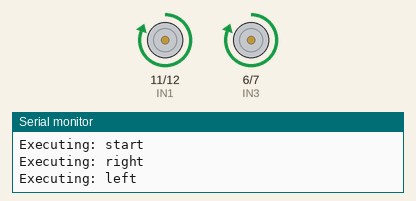
The sketch below on a simulated Arduino Uno, built with avr-gcc and run on an emulated ATmega328P. Shown: motor-driver pin pairs drawn as motors (green arrow = first pin HIGH = forward, orange = second pin HIGH = backward, longer = more drive, scaled by the enable pin), the last lines printed to the serial monitor.

Above: at 2.7 s.
At 3.3 s:
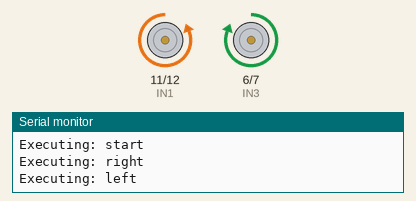
At 7.9 s:
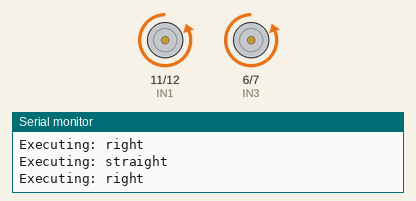
At 13.7 s:
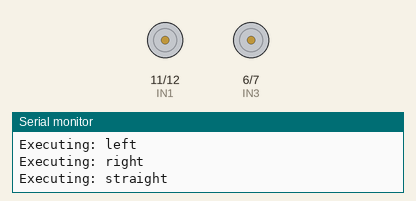
Timing chart, 0 to 15.2 s (numbered marks = the images above):
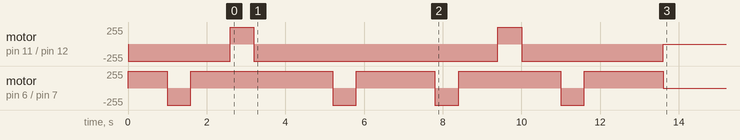

The sketch:

only_movement_NO_COMPASS_2.ino
```cpp
#include <Adafruit_HMC5883_U.h>

#include <SPI.h>
#include <Wire.h>
#include <HMC5883L.h>
//#include <MFRC522.h>

#define LINESENSOR1 A2
#define LINESENSOR2 A1
#define LINESENSOR3 A3

// Motor Driver Pins

#define ENA A3
#define ENB A5
#define IN1 11
#define IN2 12
#define IN3 6
#define IN4 7

#define motorSpeed 130
#define COMMANDS_LENGTH 4

// Function prototype for pathSequence()
const char** pathSequence(int &size);

// Motor control functions
void moveStraight() {
    analogWrite(ENA, motorSpeed);
    analogWrite(ENB, motorSpeed+25);
    digitalWrite(IN2, HIGH);
    digitalWrite(IN3, HIGH);
    digitalWrite(IN1, LOW);
    digitalWrite(IN4, LOW);

    delay(500);

}

void turnLeft() {
    analogWrite(ENA, motorSpeed);
    analogWrite(ENB, motorSpeed + 20);
    digitalWrite(IN1, HIGH);
    digitalWrite(IN3, HIGH);
    digitalWrite(IN2, LOW);
    digitalWrite(IN4, LOW);

    delay(600);
    digitalWrite(IN2, HIGH);
    digitalWrite(IN3, HIGH);
    digitalWrite(IN1, LOW);
    digitalWrite(IN4, LOW);
    delay(500);

}

void turnRight() {  // Corrected Right Turn Logic
    analogWrite(ENA, motorSpeed);
    analogWrite(ENB, motorSpeed + 20);
    digitalWrite(IN2, HIGH);
    digitalWrite(IN4, HIGH);
    digitalWrite(IN1, LOW);
    digitalWrite(IN3, LOW);

    delay(600);
    digitalWrite(IN2, HIGH);
    digitalWrite(IN3, HIGH);
    digitalWrite(IN1, LOW);
    digitalWrite(IN4, LOW);
    delay(500);

}

void stopMotors() {
    digitalWrite(IN1, LOW);
    digitalWrite(IN2, LOW);
    digitalWrite(IN3, LOW);
    digitalWrite(IN4, LOW);
}

const char** pathSequence(int &size) {
    static const char* sequence[] = {"start", "right", "left", "straight", "right", "straight", "right", "left", "right", "straight"};
    size = sizeof(sequence) / sizeof(sequence[0]);
    return sequence;
}

void setup() {
    Serial.begin(115200);
    Wire.begin();

    // Set motor pins as output
    pinMode(ENA, OUTPUT);
    pinMode(ENB, OUTPUT);
    pinMode(IN1, OUTPUT);
    pinMode(IN2, OUTPUT);
    pinMode(IN3, OUTPUT);
    pinMode(IN4, OUTPUT);

    // Get the path sequence
    int size;
    const char** path = pathSequence(size);

    // Execute movement based on path sequence
    for (int i = 0; i < size; i++) {
        Serial.print("Executing: ");
        Serial.println(path[i]);

        if ((strcmp(path[i], "straight" ) == 0) || (strcmp(path[i], "start") == 0)) {
            moveStraight();
        }
        else if (strcmp(path[i], "left") == 0) {
            turnLeft();
        }
        else if (strcmp(path[i], "right") == 0) {
            turnRight();
        }else if(strcmp(path[i], "start") == 0){
            Serial.println("Cold starting the car");
            continue;
        }
        else {
            Serial.println("Invalid command");
        }
        delay(500);
    }

    stopMotors(); // Stop after completing the path
}

void loop() {
}
```
